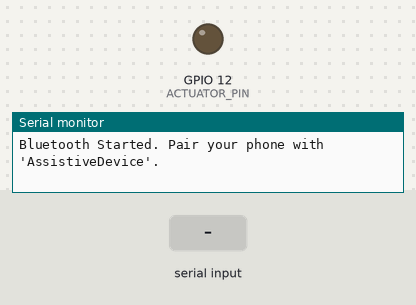
Simulated run of this sketch. Board: ESP32. Parts: output pins drawn as LEDs (lit = HIGH), the last lines printed to the serial monitor. Dashed ring = blinking. Inputs (shaded band) come from the test bench. Nothing arrives over Bluetooth unless stated.

Above: at 1.2 s.
1.3 s: "P04" received over the second serial link
At 2.41 s:
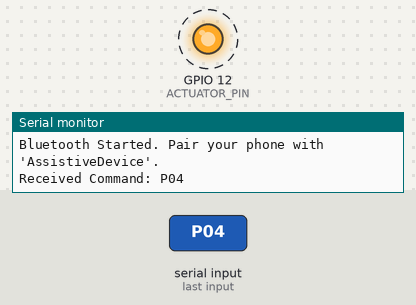
4.3 s: "P05" received over the second serial link
At 6.6 s:
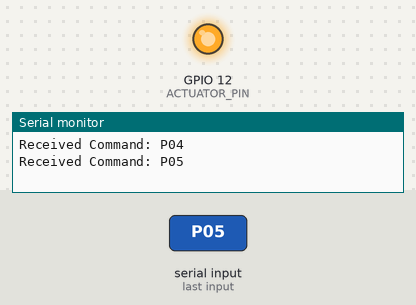
7.3 s: "P02" received over the second serial link
Timing chart, 0 to 10.6 s (numbered marks = the images above; inputs shaded):
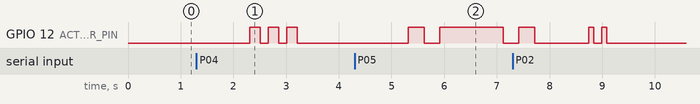

Measured:
- after the input at 1.3 s, GPIO 12 (ACTUATOR_PIN): alternates HIGH for 0.20 s and LOW for 0.15 s, 6 changes in all, then stays LOW, starting after 1.0 s
- after the input at 4.3 s, GPIO 12 (ACTUATOR_PIN): LOW → HIGH after 1.0 s, → LOW 0.30 s later, → HIGH 0.30 s later, → LOW 1.2 s later

The sketch:

hardware_snippet.ino
```cpp
/*
  Assistive Shield - ESP32 Hardware Code
  Supports 11 Vibration Patterns (P01 - P11)
*/

#include "BluetoothSerial.h"

BluetoothSerial SerialBT;
const int ACTUATOR_PIN = 12; // Buzzer or Vibration Motor Pin

void setup() {
  Serial.begin(115200);
  SerialBT.begin("AssistiveDevice"); // This MUST match the name in BluetoothHelper.java
  pinMode(ACTUATOR_PIN, OUTPUT);
  Serial.println("Bluetooth Started. Pair your phone with 'AssistiveDevice'.");
}

void loop() {
  if (SerialBT.available()) {
    String command = SerialBT.readString();
    command.trim();
    Serial.print("Received Command: ");
    Serial.println(command);

    if (command == "P01") vibrate(100, 1);       // Short
    else if (command == "P02") vibrate(100, 2);  // Double
    else if (command == "P03") vibrate(500, 1);  // Long
    else if (command == "P04") vibrate(200, 3);  // Attention
    else if (command == "P05") sosPattern();     // SOS
    else if (command == "P06") locationPattern();// Location (Rapid)
    else if (command == "P07") vibrate(800, 1);  // Warning
    else if (command == "P08") vibrate(50, 5);   // Obstacle (Staccato)
    else if (command == "P09") vibrate(1000, 1); // Urgent
    else if (command == "P10") wavePattern();     // Wave
    else if (command == "P11") heartbeatPattern(); // Heartbeat
  }
  delay(20);
}

void vibrate(int duration, int times) {
  for (int i = 0; i < times; i++) {
    digitalWrite(ACTUATOR_PIN, HIGH);
    delay(duration);
    digitalWrite(ACTUATOR_PIN, LOW);
    if (i < times - 1) delay(150);
  }
}

void sosPattern() {
  for (int i = 0; i < 3; i++) vibrate(100, 1); // S
  delay(300);
  for (int i = 0; i < 3; i++) vibrate(400, 1); // O
  delay(300);
  for (int i = 0; i < 3; i++) vibrate(100, 1); // S
}

void locationPattern() {
  for (int i = 0; i < 10; i++) {
    digitalWrite(ACTUATOR_PIN, HIGH);
    delay(50);
    digitalWrite(ACTUATOR_PIN, LOW);
    delay(50);
  }
}

void heartbeatPattern() {
  vibrate(100, 1);
  delay(100);
  vibrate(100, 1);
}

void wavePattern() {
  for(int i=0; i<3; i++) {
    vibrate(100, 1);
    delay(100);
    vibrate(300, 1);
    delay(100);
    vibrate(500, 1);
  }
}
```
